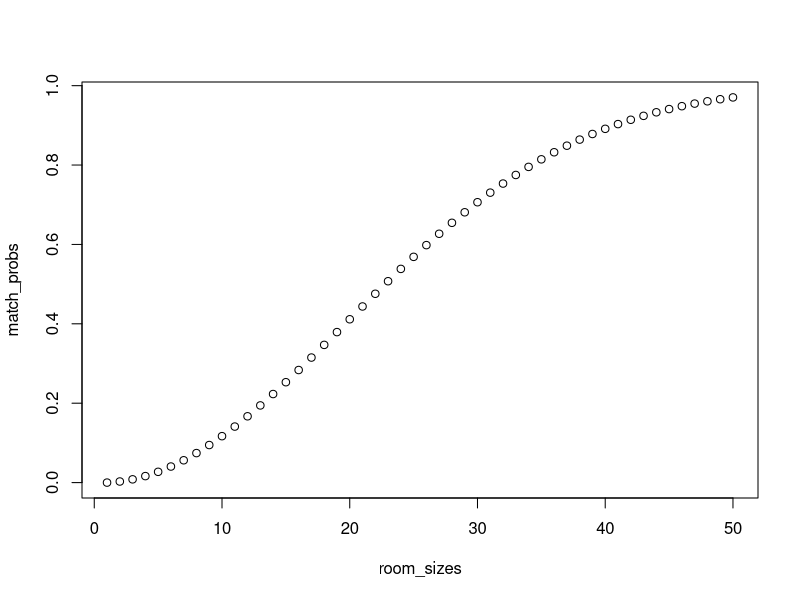

The R script that drew this image:
## PROBABILITY: Laws ----
 
# Product Rule 
A <- rbinom(10000,1,.4)
B <- rbinom(10000,1,.2)
mean(A&B)

# Sum Rule
C <- rbinom(10000,1,.6)
D <- rbinom(10000,1,.1)
mean(C|D)

# Bayesian 
#   - Flip 20, 11 came out Heads
fair <- rbinom(50000, 20, .5)
biased <- rbinom(50000, 20, .75)

fair_11 <- sum(fair == 11)
biased_11 <- sum(biased == 11)
fair_11 / (fair_11 + biased_11)

#   - Flip 20, 16 came out Heads
fair <- rbinom(50000, 20, .5)
biased <- rbinom(50000, 20, .75)

fair_16 <- sum(fair == 16)
biased_16 <- sum(biased == 16)
fair_16 / (fair_16 + biased_16)

#   - Flip 14/20 came out Heads. Fair(80%) 
fair_flips <- rbinom(8000,20,.5)
biased_flips <- rbinom(2000,20,.75)

fair_14 <- sum(fair_flips == 14)
biased_14 <- sum(fair_flips == 14)
fair_14 / (fair_14 + biased_14)

flips_fair <- rbinom(80000, 20, .5)
flips_high <- rbinom(10000, 20, .75)
flips_low <- rbinom(10000, 20, .25)

fair_14 <- sum(flips_fair == 14)
high_14 <- sum(flips_high == 14)
low_14 <- sum(flips_low == 14)
fair_14 / (fair_14 + low_14 + high_14)

probability_fair <- dbinom(11,20,.5)
probability_biased <- dbinom(11,20,.75)
probability_fair / (probability_fair + probability_biased)

dbinom(14, 20, .5) / (dbinom(14, 20, .5) + dbinom(14, 20, .75))
dbinom(18, 20, .5) / (dbinom(18, 20, .5) + dbinom(18, 20, .75))

probability_16_fair <- dbinom(16, 20, .5)
probability_16_biased <- dbinom(16, 20, .75)
(probability_16_fair * .99) / (probability_16_fair * .99 + probability_16_biased * .01)

## PROBABILITY: Puzzles ----

# FUNCTION: Simulate the rolling of dice and report the sum of the values that appears
set.seed(1)
# - function: roll k dice
roll_dice <- function(k) {
  all_rolls <- sample(x = c(1,2,3,4,5,6),
                      size = k,
                      replace = TRUE)
  final_answer <- sum(all_rolls)
  return(final_answer)
}
# - roll 5 dice
roll_dice(5)
# - loop for 10000 iterations
output <- rep(NA, 10000)
for (i in 1:10000) {
  output[i] <- roll_dice(2)
}

# BIRTHDAY PROBLEM: With a room with 50 people in it what is the probability that anyone shares the same birthday ?
set.seed(1)
n <- 50
match <- 0
# - simulate 10,000 rooms and check for matches in each room
for (i in 1:10000) {
  birthdays <- sample(x = 365,
                      size = n,
                      replace = TRUE)
  if (length(unique(birthdays)) < n) {
    match <- match + 1
  }
}
# - calculate the estimated probability of a match and print it
p_match <- match / 10000
# - birthday function
pbirthday(50)
# - plot
room_sizes <- 1:50
match_probs <- sapply(room_sizes, pbirthday)
plot(match_probs ~ room_sizes)

# MONTY HALL:
set.seed(1)
doors <- c(1,2,3)
# - randomly select one of the doors to have the prize
prize <- sample(x = doors, size = 1)
initial_choice <- 1
# - check if the initial choice equals the prize
if (initial_choice == prize) {
  print("The initial choice was correct!")
}
print(prize)
# - define counter
win_count <- 0
# - run 10000 iterations of the game
for (i in 1:10000) {
  prize <- sample(x = doors, size = 1)
  initial_choice <- 1
  if (initial_choice == prize) {
    win_count <- win_count + 1
  }
}
print(win_count / 10000)
# - reveal
reveal_door <- function(doors, prize, initial_choice) {
  if(prize == initial_choice) {
    reveal <- sample(x = doors[-prize], size = 1)
  } else {
    reveal <- doors[-c(prize, initial_choice)]
  }
}

# Contestant initially picks door #1, and then upon the goat reveal, they switch to the remaining door
initial_choice <- 1
# - reveal_door
reveal <- reveal_door(doors, prize, initial_choice)
# - switch to the remaining door
final_choice <- doors[-c(initial_choice, reveal)]
print(final_choice)
# - check whether the final choice equals the prize
if (final_choice == prize) {
  print("The final choice is correct!")
}
# - probability
win_count <- 0
for (i in 1:10000) {
  prize <- sample(doors,1)
  initial_choice <- 1
  reveal <- reveal_door(doors, prize, initial_choice)
  final_choice <- doors[-c(initial_choice, reveal)]
  if(final_choice == prize) {
    win_count <- win_count + 1
  }
}
print(win_count / 10000)

# YAHTZHEE

# QUADRATIC FORMULA
# - Function: evaluate whether any given quadratic is factorable or not. 
is_factorable <- function(a,b,c) {
  if(b^2 - 4*a*c < 0) {
    return(FALSE)
  } else {
    sqrt_discriminant <- sqrt(b^2 - 4*a*c)
    return(sqrt_discriminant == round(sqrt_discriminant))
  }
}
# - check
counter <- 0
for(a in 1:100){
  for(b in 1:100){
    for(c in 1:100){
      # Check whether factorable
      if(is_factorable(a,b,c)){
        counter <- counter + 1
      }
    }
  }
}
print(counter / 100^3)

# iPhone PASSCODES
# - suppose you pick up an iPhone with four smudge marks on it, at locations 3,4,5 and 9.
counter <- 0
passcode <- c(4,3,5,9)
values <- c(3,4,5,9)

for(i in 1:10000){
  # Create the guess
  guess <- sample(values)
  # Check condition 
  if(identical(passcode, guess)){
    counter <- counter + 1
  }
}
print(counter/10000)
# - passcode consist of three distint digits where one of the values is repeated
counter <- 0
passcode <- c(2,4,4,7)
unique_values <- c(2,4,7)

for(i in 1:10000){
  # Pick repeated value
  all_values <- c(unique_values, sample(unique_values, 1))
  # Make guess
  guess <- sample(all_values)
  if(identical(passcode, guess)){
    counter <- counter + 1
  }
}
print(counter / 10000)
#
## PROBABILITY: Distributions ----

# BERNOULLI
# - Simulate 10 coin Flips, each 30% chance of coming up heads
rbinom(n = 10, size = 1, prob = 0.30)
# - Simulate 10 Basketball shots with 50% avg
rbinom(n = 10, size = 1, prob = 0.50)

# BINOMIAL
# - Simulate 100 seperate occurences of flipping 10 coins. 30% chance of heads
rbinom(n = 100, size = 10, prob = 0.50)
# -- P(getting 6 Tails)
dbinom(x = 6, size = 10, prob = 0.50)
# -- P(getting 7 or Less Tails)
pbinom(q = 7, size = 10, prob = 0.50)
# -- P(getting 5 or more Tails)
pbinom(q = 4, size = 10, prob = 0.50, lower.tail = FALSE)

# - What is the expected value and variance of a binomial distribution where 25 coins are flipped, each having 30% chance of heads
mean(rbinom(n = 1000, size = 25, prob = 0.30))
var(rbinom(n = 1000, size = 25, prob = 0.30))
